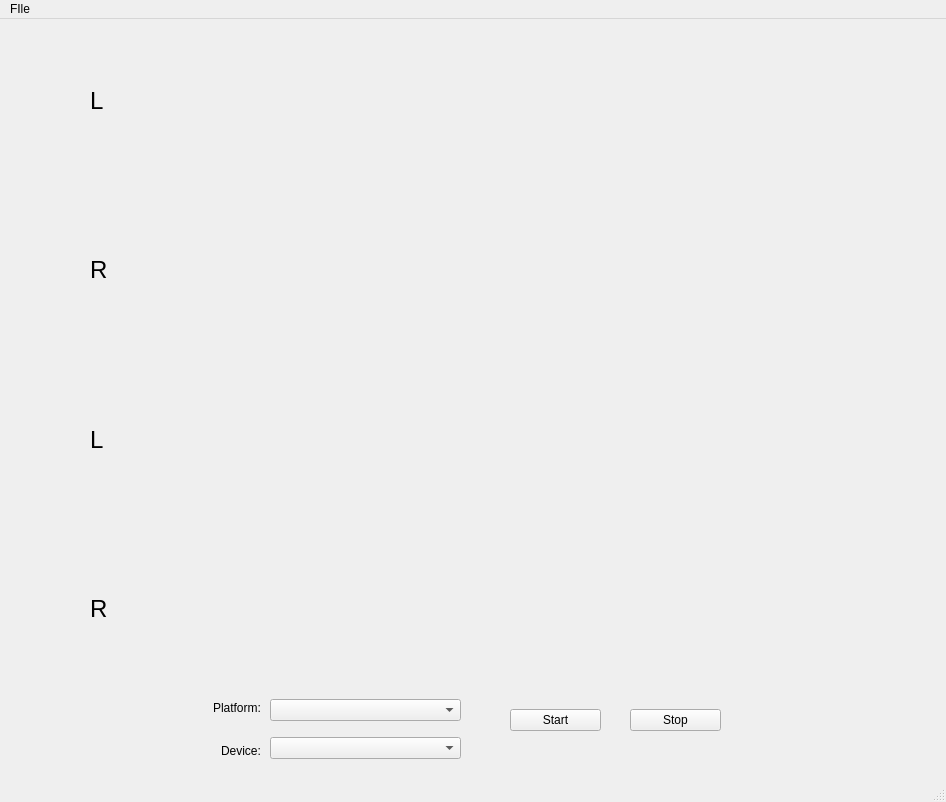
<?xml version="1.0" encoding="UTF-8"?>
<ui version="4.0">
 <class>MainWindow</class>
 <widget class="QMainWindow" name="MainWindow">
  <property name="geometry">
   <rect>
    <x>0</x>
    <y>0</y>
    <width>946</width>
    <height>802</height>
   </rect>
  </property>
  <property name="windowTitle">
   <string>MainWindow</string>
  </property>
  <widget class="QWidget" name="centralwidget">
   <widget class="QwtPlot" name="tsPlotL">
    <property name="geometry">
     <rect>
      <x>150</x>
      <y>20</y>
      <width>711</width>
      <height>141</height>
     </rect>
    </property>
   </widget>
   <widget class="QwtPlot" name="tsPlotR">
    <property name="geometry">
     <rect>
      <x>150</x>
      <y>180</y>
      <width>711</width>
      <height>141</height>
     </rect>
    </property>
   </widget>
   <widget class="QwtPlot" name="fcPlotL">
    <property name="geometry">
     <rect>
      <x>150</x>
      <y>350</y>
      <width>711</width>
      <height>141</height>
     </rect>
    </property>
   </widget>
   <widget class="QwtPlot" name="fcPlotR">
    <property name="geometry">
     <rect>
      <x>150</x>
      <y>520</y>
      <width>711</width>
      <height>141</height>
     </rect>
    </property>
   </widget>
   <widget class="QWidget" name="layoutWidget">
    <property name="geometry">
     <rect>
      <x>90</x>
      <y>0</y>
      <width>31</width>
      <height>671</height>
     </rect>
    </property>
    <layout class="QVBoxLayout" name="verticalLayout">
     <item>
      <widget class="QLabel" name="label">
       <property name="font">
        <font>
         <pointsize>18</pointsize>
        </font>
       </property>
       <property name="text">
        <string>L</string>
       </property>
       <property name="textFormat">
        <enum>Qt::AutoText</enum>
       </property>
       <property name="scaledContents">
        <bool>false</bool>
       </property>
      </widget>
     </item>
     <item>
      <widget class="QLabel" name="label_2">
       <property name="font">
        <font>
         <pointsize>18</pointsize>
        </font>
       </property>
       <property name="text">
        <string>R</string>
       </property>
       <property name="textFormat">
        <enum>Qt::AutoText</enum>
       </property>
       <property name="scaledContents">
        <bool>false</bool>
       </property>
      </widget>
     </item>
     <item>
      <widget class="QLabel" name="label_4">
       <property name="font">
        <font>
         <pointsize>18</pointsize>
        </font>
       </property>
       <property name="text">
        <string>L</string>
       </property>
       <property name="textFormat">
        <enum>Qt::AutoText</enum>
       </property>
       <property name="scaledContents">
        <bool>false</bool>
       </property>
      </widget>
     </item>
     <item>
      <widget class="QLabel" name="label_3">
       <property name="font">
        <font>
         <pointsize>18</pointsize>
        </font>
       </property>
       <property name="text">
        <string>R</string>
       </property>
       <property name="textFormat">
        <enum>Qt::AutoText</enum>
       </property>
       <property name="scaledContents">
        <bool>false</bool>
       </property>
      </widget>
     </item>
    </layout>
   </widget>
   <widget class="QWidget" name="verticalLayoutWidget">
    <property name="geometry">
     <rect>
      <x>150</x>
      <y>670</y>
      <width>111</width>
      <height>80</height>
     </rect>
    </property>
    <layout class="QVBoxLayout" name="verticalLayout_2">
     <item alignment="Qt::AlignRight">
      <widget class="QLabel" name="label_5">
       <property name="text">
        <string>Platform:</string>
       </property>
      </widget>
     </item>
     <item alignment="Qt::AlignRight">
      <widget class="QLabel" name="label_6">
       <property name="text">
        <string>Device:</string>
       </property>
      </widget>
     </item>
    </layout>
   </widget>
   <widget class="QWidget" name="verticalLayoutWidget_2">
    <property name="geometry">
     <rect>
      <x>270</x>
      <y>670</y>
      <width>191</width>
      <height>80</height>
     </rect>
    </property>
    <layout class="QVBoxLayout" name="verticalLayout_3">
     <item>
      <widget class="QComboBox" name="comboPlatforms"/>
     </item>
     <item>
      <widget class="QComboBox" name="comboDevices"/>
     </item>
    </layout>
   </widget>
   <widget class="QPushButton" name="btnStart">
    <property name="geometry">
     <rect>
      <x>510</x>
      <y>690</y>
      <width>91</width>
      <height>22</height>
     </rect>
    </property>
    <property name="text">
     <string>Start</string>
    </property>
   </widget>
   <widget class="QPushButton" name="btnStop">
    <property name="geometry">
     <rect>
      <x>630</x>
      <y>690</y>
      <width>91</width>
      <height>22</height>
     </rect>
    </property>
    <property name="text">
     <string>Stop</string>
    </property>
   </widget>
  </widget>
  <widget class="QMenuBar" name="menubar">
   <property name="geometry">
    <rect>
     <x>0</x>
     <y>0</y>
     <width>946</width>
     <height>19</height>
    </rect>
   </property>
   <property name="font">
    <font>
     <pointsize>9</pointsize>
    </font>
   </property>
   <widget class="QMenu" name="menuFIle">
    <property name="title">
     <string>FIle</string>
    </property>
    <addaction name="actionQuit"/>
   </widget>
   <addaction name="menuFIle"/>
  </widget>
  <widget class="QStatusBar" name="statusbar"/>
  <action name="actionQuit">
   <property name="text">
    <string>Quit</string>
   </property>
  </action>
 </widget>
 <customwidgets>
  <customwidget>
   <class>QwtPlot</class>
   <extends>QFrame</extends>
   <header>qwt_plot.h</header>
   <container>1</container>
  </customwidget>
 </customwidgets>
 <resources/>
 <connections/>
</ui>
